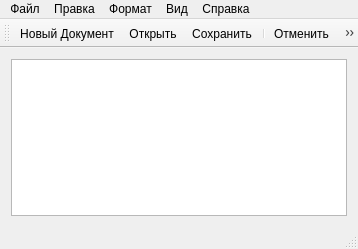
<?xml version="1.0" encoding="UTF-8"?>
<ui version="4.0">
 <class>MainWindow</class>
 <widget class="QMainWindow" name="MainWindow">
  <property name="geometry">
   <rect>
    <x>0</x>
    <y>0</y>
    <width>358</width>
    <height>249</height>
   </rect>
  </property>
  <property name="windowTitle">
   <string>MainWindow</string>
  </property>
  <widget class="QWidget" name="centralWidget">
   <layout class="QHBoxLayout" name="horizontalLayout">
    <item>
     <widget class="QTextEdit" name="textEdit"/>
    </item>
   </layout>
  </widget>
  <widget class="QMenuBar" name="menuBar">
   <property name="geometry">
    <rect>
     <x>0</x>
     <y>0</y>
     <width>358</width>
     <height>21</height>
    </rect>
   </property>
   <widget class="QMenu" name="menuQMenu">
    <property name="title">
     <string>Файл</string>
    </property>
    <addaction name="separator"/>
    <addaction name="action_menu_New"/>
    <addaction name="action_menu_Open"/>
    <addaction name="action_menu_Save"/>
    <addaction name="action_menu_Save_How"/>
    <addaction name="separator"/>
    <addaction name="action_menu_Exit"/>
   </widget>
   <widget class="QMenu" name="menu">
    <property name="title">
     <string>Правка</string>
    </property>
    <addaction name="action_edit_Cancel"/>
    <addaction name="action_edit_ReDo"/>
    <addaction name="action_edit_Copy"/>
    <addaction name="action_edit_Cut"/>
    <addaction name="action_edit_Paste"/>
    <addaction name="action_edit_Find"/>
    <addaction name="action_edit_FindAndChange"/>
    <addaction name="action_edit_SelectAll"/>
   </widget>
   <widget class="QMenu" name="menu_2">
    <property name="title">
     <string>Формат</string>
    </property>
    <addaction name="action_format_WordWrap"/>
    <addaction name="action_format_SelectFont"/>
   </widget>
   <widget class="QMenu" name="menu_3">
    <property name="title">
     <string>Вид</string>
    </property>
    <widget class="QMenu" name="menu_5">
     <property name="title">
      <string>Редактирование стиля подсветки</string>
     </property>
     <addaction name="action_view_Change"/>
     <addaction name="action_view_Download"/>
     <addaction name="actionDefault"/>
    </widget>
    <widget class="QMenu" name="menu_6">
     <property name="title">
      <string>Выбор Синтаксиса</string>
     </property>
     <addaction name="action_89"/>
     <addaction name="action_98"/>
     <addaction name="action_11"/>
     <addaction name="action_17"/>
    </widget>
    <addaction name="action_view_Background"/>
    <addaction name="action_view_lineColor"/>
    <addaction name="separator"/>
    <addaction name="action_view_NumLine"/>
    <addaction name="action_view_ToolBar"/>
    <addaction name="action_view_LineState"/>
    <addaction name="action_view_SintBacklight"/>
    <addaction name="separator"/>
    <addaction name="menu_6"/>
    <addaction name="menu_5"/>
    <addaction name="action_ini"/>
   </widget>
   <widget class="QMenu" name="menu_4">
    <property name="title">
     <string>Справка</string>
    </property>
    <addaction name="action_about"/>
   </widget>
   <addaction name="menuQMenu"/>
   <addaction name="menu"/>
   <addaction name="menu_2"/>
   <addaction name="menu_3"/>
   <addaction name="menu_4"/>
  </widget>
  <widget class="QToolBar" name="mainToolBar">
   <attribute name="toolBarArea">
    <enum>TopToolBarArea</enum>
   </attribute>
   <attribute name="toolBarBreak">
    <bool>false</bool>
   </attribute>
   <addaction name="actionNew"/>
   <addaction name="actionOpen"/>
   <addaction name="actionSave"/>
   <addaction name="separator"/>
   <addaction name="actionCancel"/>
   <addaction name="actionReDo"/>
   <addaction name="actionCopy"/>
   <addaction name="actionCut"/>
   <addaction name="actionPaste"/>
   <addaction name="separator"/>
   <addaction name="actionFind"/>
   <addaction name="actionFindAndChange"/>
   <addaction name="separator"/>
  </widget>
  <widget class="QStatusBar" name="statusBar">
   <property name="enabled">
    <bool>true</bool>
   </property>
   <property name="mouseTracking">
    <bool>true</bool>
   </property>
  </widget>
  <action name="actionNew">
   <property name="icon">
    <iconset resource="images.qrc">
     <normaloff>:/img/img/new.ico</normaloff>:/img/img/new.ico</iconset>
   </property>
   <property name="text">
    <string>Новый Документ</string>
   </property>
   <property name="toolTip">
    <string>Создать новый документ, Ctrl+N</string>
   </property>
   <property name="shortcut">
    <string>Ctrl+N</string>
   </property>
  </action>
  <action name="actionOpen">
   <property name="icon">
    <iconset resource="images.qrc">
     <normaloff>:/img/img/open.ico</normaloff>:/img/img/open.ico</iconset>
   </property>
   <property name="text">
    <string>Открыть</string>
   </property>
   <property name="toolTip">
    <string>Открыть готовый документ, Ctrl+O</string>
   </property>
   <property name="shortcut">
    <string>Ctrl+O</string>
   </property>
  </action>
  <action name="actionSave">
   <property name="icon">
    <iconset resource="images.qrc">
     <normaloff>:/img/img/save.ico</normaloff>:/img/img/save.ico</iconset>
   </property>
   <property name="text">
    <string>Сохранить</string>
   </property>
   <property name="toolTip">
    <string>Сохранить текущий документ, Ctrl+S</string>
   </property>
   <property name="shortcut">
    <string>Ctrl+S</string>
   </property>
  </action>
  <action name="actionCancel">
   <property name="icon">
    <iconset resource="images.qrc">
     <normaloff>:/img/img/cancel.ico</normaloff>:/img/img/cancel.ico</iconset>
   </property>
   <property name="text">
    <string>Отменить</string>
   </property>
   <property name="toolTip">
    <string>Отменить последнее действие</string>
   </property>
  </action>
  <action name="actionReDo">
   <property name="icon">
    <iconset resource="images.qrc">
     <normaloff>:/img/img/back.ico</normaloff>:/img/img/back.ico</iconset>
   </property>
   <property name="text">
    <string>Повторить</string>
   </property>
   <property name="toolTip">
    <string>Повторить предыдущее действие</string>
   </property>
  </action>
  <action name="actionCopy">
   <property name="icon">
    <iconset resource="images.qrc">
     <normaloff>:/img/img/copy.ico</normaloff>:/img/img/copy.ico</iconset>
   </property>
   <property name="text">
    <string>Копировать</string>
   </property>
   <property name="toolTip">
    <string>Копировать</string>
   </property>
  </action>
  <action name="actionCut">
   <property name="icon">
    <iconset resource="images.qrc">
     <normaloff>:/img/img/cut.ico</normaloff>:/img/img/cut.ico</iconset>
   </property>
   <property name="text">
    <string>Вырезать</string>
   </property>
  </action>
  <action name="actionPaste">
   <property name="icon">
    <iconset resource="images.qrc">
     <normaloff>:/img/img/insert.ico</normaloff>:/img/img/insert.ico</iconset>
   </property>
   <property name="text">
    <string>Вставить</string>
   </property>
   <property name="toolTip">
    <string>Вставить</string>
   </property>
  </action>
  <action name="actionFind">
   <property name="icon">
    <iconset resource="images.qrc">
     <normaloff>:/img/img/find.ico</normaloff>:/img/img/find.ico</iconset>
   </property>
   <property name="text">
    <string>Найти</string>
   </property>
   <property name="toolTip">
    <string>Найти</string>
   </property>
   <property name="shortcut">
    <string>Ctrl+F</string>
   </property>
  </action>
  <action name="actionFindAndChange">
   <property name="icon">
    <iconset resource="images.qrc">
     <normaloff>:/img/img/find next.ico</normaloff>:/img/img/find next.ico</iconset>
   </property>
   <property name="text">
    <string>Найти и заменить</string>
   </property>
   <property name="toolTip">
    <string>Найти и заменить</string>
   </property>
  </action>
  <action name="action_menu_New">
   <property name="text">
    <string>Новый</string>
   </property>
  </action>
  <action name="action_menu_Open">
   <property name="text">
    <string>Открыть</string>
   </property>
  </action>
  <action name="action_menu_Save">
   <property name="text">
    <string>Сохранить</string>
   </property>
  </action>
  <action name="action_menu_Save_How">
   <property name="text">
    <string>Сохранить как</string>
   </property>
   <property name="shortcut">
    <string>Ctrl+Shift+S</string>
   </property>
  </action>
  <action name="action_menu_Exit">
   <property name="text">
    <string>Выход</string>
   </property>
  </action>
  <action name="action_edit_Cancel">
   <property name="text">
    <string>Отменить</string>
   </property>
  </action>
  <action name="action_edit_ReDo">
   <property name="text">
    <string>Повторить</string>
   </property>
  </action>
  <action name="action_edit_Copy">
   <property name="text">
    <string>Копировать</string>
   </property>
  </action>
  <action name="action_edit_Cut">
   <property name="text">
    <string>Вырезать</string>
   </property>
  </action>
  <action name="action_edit_Paste">
   <property name="text">
    <string>Вставить</string>
   </property>
  </action>
  <action name="action_edit_Find">
   <property name="text">
    <string>Найти</string>
   </property>
  </action>
  <action name="action_edit_FindAndChange">
   <property name="text">
    <string>Найти и заменить</string>
   </property>
  </action>
  <action name="action_edit_SelectAll">
   <property name="text">
    <string>Выделить все</string>
   </property>
  </action>
  <action name="action_format_WordWrap">
   <property name="checkable">
    <bool>true</bool>
   </property>
   <property name="checked">
    <bool>true</bool>
   </property>
   <property name="enabled">
    <bool>true</bool>
   </property>
   <property name="text">
    <string>Перенос по словам</string>
   </property>
  </action>
  <action name="action_format_SelectFont">
   <property name="text">
    <string>Выбор шрифа</string>
   </property>
  </action>
  <action name="action_view_Background">
   <property name="text">
    <string>Выбор цвета фона</string>
   </property>
  </action>
  <action name="action_view_NumLine">
   <property name="checkable">
    <bool>true</bool>
   </property>
   <property name="checked">
    <bool>false</bool>
   </property>
   <property name="text">
    <string>Вкл/Выкл отображения нумерации строк</string>
   </property>
  </action>
  <action name="action_view_ToolBar">
   <property name="checkable">
    <bool>true</bool>
   </property>
   <property name="checked">
    <bool>true</bool>
   </property>
   <property name="text">
    <string>Вкл/Выкл отображения панели инструментов</string>
   </property>
  </action>
  <action name="action_view_LineState">
   <property name="checkable">
    <bool>true</bool>
   </property>
   <property name="checked">
    <bool>true</bool>
   </property>
   <property name="text">
    <string>Вкл/Выкл отображения строки состояния</string>
   </property>
  </action>
  <action name="action_view_SintBacklight">
   <property name="checkable">
    <bool>true</bool>
   </property>
   <property name="checked">
    <bool>false</bool>
   </property>
   <property name="enabled">
    <bool>true</bool>
   </property>
   <property name="text">
    <string>Вкл/Выкл подсветки синтаксиса</string>
   </property>
  </action>
  <action name="action_view_Change">
   <property name="text">
    <string>Изменить</string>
   </property>
  </action>
  <action name="action_view_Download">
   <property name="text">
    <string>Загрузка стиля из файла</string>
   </property>
  </action>
  <action name="actionDefault">
   <property name="text">
    <string>Default</string>
   </property>
  </action>
  <action name="action_about">
   <property name="text">
    <string>О программе</string>
   </property>
  </action>
  <action name="actionStatus">
   <property name="text">
    <string>Status</string>
   </property>
  </action>
  <action name="action_view_lineColor">
   <property name="text">
    <string>Выбор цвета текущей строки</string>
   </property>
  </action>
  <action name="action_89">
   <property name="checkable">
    <bool>true</bool>
   </property>
   <property name="text">
    <string>Си89</string>
   </property>
  </action>
  <action name="action_98">
   <property name="checkable">
    <bool>true</bool>
   </property>
   <property name="text">
    <string>Си++98</string>
   </property>
  </action>
  <action name="action_11">
   <property name="checkable">
    <bool>true</bool>
   </property>
   <property name="text">
    <string>Си++11</string>
   </property>
  </action>
  <action name="action_17">
   <property name="checkable">
    <bool>true</bool>
   </property>
   <property name="text">
    <string>Си++20</string>
   </property>
  </action>
  <action name="action_ini">
   <property name="text">
    <string>Сохранить настройки в ini-файл</string>
   </property>
  </action>
 </widget>
 <layoutdefault spacing="6" margin="11"/>
 <resources>
  <include location="images.qrc"/>
 </resources>
 <connections/>
</ui>
